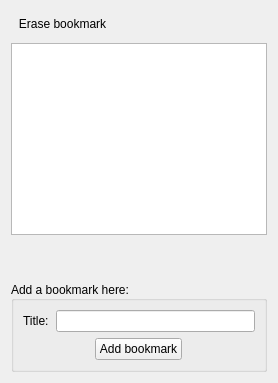
         <widget class="QWidget" name="bookmarkTab">
          <attribute name="icon">
           <iconset resource="Orayta.qrc">
            <normaloff>:/Icons/bookmarks.png</normaloff>:/Icons/bookmarks.png</iconset>
          </attribute>
          <attribute name="title">
           <string>Bookmarks</string>
          </attribute>
          <layout class="QVBoxLayout" name="verticalLayout_3">
           <item>
            <layout class="QHBoxLayout" name="horizontalLayout_5">
             <property name="topMargin">
              <number>0</number>
             </property>
             <item>
              <widget class="QToolButton" name="removeBookmark">
               <property name="toolTip">
                <string>Remove bookmark</string>
               </property>
               <property name="text">
                <string>Erase bookmark</string>
               </property>
               <property name="icon">
                <iconset resource="Orayta.qrc">
                 <normaloff>:/Icons/edit-delete.png</normaloff>:/Icons/edit-delete.png</iconset>
               </property>
               <property name="iconSize">
                <size>
                 <width>19</width>
                 <height>19</height>
                </size>
               </property>
               <property name="checkable">
                <bool>false</bool>
               </property>
               <property name="toolButtonStyle">
                <enum>Qt::ToolButtonIconOnly</enum>
               </property>
               <property name="autoRaise">
                <bool>true</bool>
               </property>
              </widget>
             </item>
             <item>
              <widget class="QToolButton" name="bookmarkUp">
               <property name="toolTip">
                <string>Move bookmark up</string>
               </property>
               <property name="text">
                <string/>
               </property>
               <property name="icon">
                <iconset resource="Orayta.qrc">
                 <normaloff>:/Icons/arrow-up.png</normaloff>:/Icons/arrow-up.png</iconset>
               </property>
               <property name="iconSize">
                <size>
                 <width>19</width>
                 <height>19</height>
                </size>
               </property>
               <property name="checkable">
                <bool>false</bool>
               </property>
               <property name="toolButtonStyle">
                <enum>Qt::ToolButtonIconOnly</enum>
               </property>
               <property name="autoRaise">
                <bool>true</bool>
               </property>
              </widget>
             </item>
             <item>
              <widget class="QToolButton" name="bookmarkDown">
               <property name="toolTip">
                <string>Move bookmark down</string>
               </property>
               <property name="text">
                <string/>
               </property>
               <property name="icon">
                <iconset resource="Orayta.qrc">
                 <normaloff>:/Icons/arrow-down.png</normaloff>:/Icons/arrow-down.png</iconset>
               </property>
               <property name="iconSize">
                <size>
                 <width>19</width>
                 <height>19</height>
                </size>
               </property>
               <property name="checkable">
                <bool>false</bool>
               </property>
               <property name="toolButtonStyle">
                <enum>Qt::ToolButtonIconOnly</enum>
               </property>
               <property name="autoRaise">
                <bool>true</bool>
               </property>
              </widget>
             </item>
             <item>
              <widget class="QToolButton" name="bookmarkEdit">
               <property name="toolTip">
                <string>Edit bookmark's title</string>
               </property>
               <property name="text">
                <string/>
               </property>
               <property name="icon">
                <iconset resource="Orayta.qrc">
                 <normaloff>:/Icons/edit.png</normaloff>:/Icons/edit.png</iconset>
               </property>
               <property name="iconSize">
                <size>
                 <width>19</width>
                 <height>19</height>
                </size>
               </property>
               <property name="checkable">
                <bool>false</bool>
               </property>
               <property name="toolButtonStyle">
                <enum>Qt::ToolButtonIconOnly</enum>
               </property>
               <property name="autoRaise">
                <bool>true</bool>
               </property>
              </widget>
             </item>
             <item>
              <spacer name="horizontalSpacer_3">
               <property name="orientation">
                <enum>Qt::Horizontal</enum>
               </property>
               <property name="sizeHint" stdset="0">
                <size>
                 <width>40</width>
                 <height>20</height>
                </size>
               </property>
              </spacer>
             </item>
            </layout>
           </item>
           <item>
            <widget class="QListWidget" name="bookmarkWidget">
             <property name="contextMenuPolicy">
              <enum>Qt::CustomContextMenu</enum>
             </property>
             <property name="frameShape">
              <enum>QFrame::StyledPanel</enum>
             </property>
             <property name="lineWidth">
              <number>1</number>
             </property>
             <property name="horizontalScrollBarPolicy">
              <enum>Qt::ScrollBarAsNeeded</enum>
             </property>
             <property name="autoScroll">
              <bool>true</bool>
             </property>
             <property name="autoScrollMargin">
              <number>0</number>
             </property>
             <property name="viewMode">
              <enum>QListView::ListMode</enum>
             </property>
             <property name="uniformItemSizes">
              <bool>false</bool>
             </property>
             <property name="currentRow">
              <number>-1</number>
             </property>
             <property name="sortingEnabled">
              <bool>false</bool>
             </property>
            </widget>
           </item>
           <item>
            <spacer name="verticalSpacer">
             <property name="orientation">
              <enum>Qt::Vertical</enum>
             </property>
             <property name="sizeType">
              <enum>QSizePolicy::Maximum</enum>
             </property>
             <property name="sizeHint" stdset="0">
              <size>
               <width>20</width>
               <height>40</height>
              </size>
             </property>
            </spacer>
           </item>
           <item>
            <widget class="QGroupBox" name="groupBox_2">
             <property name="title">
              <string>Add a bookmark here:</string>
             </property>
             <property name="alignment">
              <set>Qt::AlignLeading|Qt::AlignLeft|Qt::AlignVCenter</set>
             </property>
             <layout class="QVBoxLayout" name="verticalLayout_6">
              <item>
               <layout class="QHBoxLayout" name="horizontalLayout_7">
                <property name="spacing">
                 <number>7</number>
                </property>
                <property name="topMargin">
                 <number>0</number>
                </property>
                <item>
                 <widget class="QLabel" name="label_3">
                  <property name="text">
                   <string>Title:</string>
                  </property>
                  <property name="scaledContents">
                   <bool>true</bool>
                  </property>
                  <property name="wordWrap">
                   <bool>true</bool>
                  </property>
                 </widget>
                </item>
                <item>
                 <widget class="QLineEdit" name="bookmarkTitleLine"/>
                </item>
               </layout>
              </item>
              <item>
               <layout class="QHBoxLayout" name="horizontalLayout_10">
                <property name="topMargin">
                 <number>0</number>
                </property>
                <item>
                 <widget class="QPushButton" name="addBookMark">
                  <property name="sizePolicy">
                   <sizepolicy hsizetype="Maximum" vsizetype="Fixed">
                    <horstretch>0</horstretch>
                    <verstretch>0</verstretch>
                   </sizepolicy>
                  </property>
                  <property name="text">
                   <string>Add bookmark</string>
                  </property>
                 </widget>
                </item>
               </layout>
              </item>
             </layout>
            </widget>
           </item>
          </layout>
         </widget>
